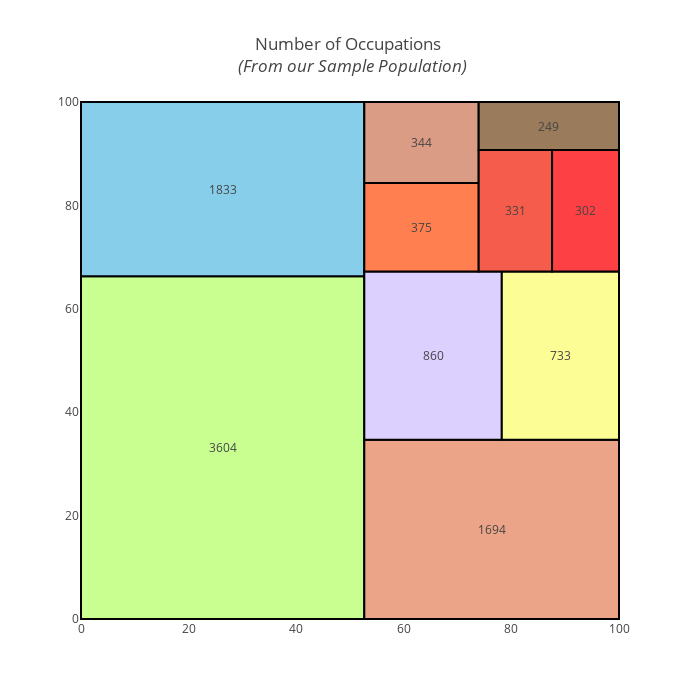

The notebook cell saved with this chart:
### Code cell
import squarify
df = df.drop(df.loc[df["balance"] == 0].index)


x = 0
y = 0
width = 100
height = 100

job_names = df['job'].value_counts().index
values = df['job'].value_counts().tolist()

normed = squarify.normalize_sizes(values, width, height)
rects = squarify.squarify(normed, x, y, width, height)

colors = ['rgb(200, 255, 144)','rgb(135, 206, 235)',
          'rgb(235, 164, 135)','rgb(220, 208, 255)',
          'rgb(253, 253, 150)','rgb(255, 127, 80)', 
         'rgb(218, 156, 133)', 'rgb(245, 92, 76)',
         'rgb(252,64,68)', 'rgb(154,123,91)']

shapes = []
annotations = []
counter = 0

for r in rects:
    shapes.append(
        dict(
            type = 'rect',
            x0 = r['x'],
            y0 = r['y'],
            x1 = r['x'] + r['dx'],
            y1 = r['y'] + r['dy'],
            line = dict(width=2),
            fillcolor = colors[counter]
        )
    )
    annotations.append(
        dict(
            x = r['x']+(r['dx']/2),
            y = r['y']+(r['dy']/2),
            text = values[counter],
            showarrow = False
        )
    )
    counter = counter + 1
    if counter >= len(colors):
        counter = 0
    
# For hover text
trace0 = go.Scatter(
    x = [ r['x']+(r['dx']/2) for r in rects],
    y = [ r['y']+(r['dy']/2) for r in rects],
    text = [ str(v) for v in job_names],
    mode='text',
)

layout = dict(
    title='Number of Occupations <br> <i>(From our Sample Population)</i>',
    height=700, 
    width=700,
    xaxis=dict(showgrid=False,zeroline=False),
    yaxis=dict(showgrid=False,zeroline=False),
    shapes=shapes,
    annotations=annotations,
    hovermode='closest'
)

# With hovertext
figure = dict(data=[trace0], layout=layout)

iplot(figure, filename='squarify-treemap')

### Figure 1 — Plotly figure (JSON) as saved in the notebook; plotly's stock layout.template omitted (floating-point values rounded to 4 significant figures)
{"data": [{"mode": "text", "text": ["management", "blue-collar", "technician", "services", "retired", "self-employed", "student", "unemployed", "entrepreneur", "housemaid"], "x": [26.33, 26.33, 76.33, 65.44, 89.11, 63.29, 63.29, 80.74, 93.78, 86.96], "y": [33.14, 83.14, 17.33, 50.95, 50.95, 75.79, 92.16, 79.0, 79.0, 95.38], "type": "scatter", "uid": "74a907ce-7729-466c-a9c0-fc441fc74a4d"}], "layout": {"annotations": [{"showarrow": false, "text": "3604", "x": 26.33, "y": 33.14}, {"showarrow": false, "text": "1833", "x": 26.33, "y": 83.14}, {"showarrow": false, "text": "1694", "x": 76.33, "y": 17.33}, {"showarrow": false, "text": "860", "x": 65.44, "y": 50.95}, {"showarrow": false, "text": "733", "x": 89.11, "y": 50.95}, {"showarrow": false, "text": "375", "x": 63.29, "y": 75.79}, {"showarrow": false, "text": "344", "x": 63.29, "y": 92.16}, {"showarrow": false, "text": "331", "x": 80.74, "y": 79.0}, {"showarrow": false, "text": "302", "x": 93.78, "y": 79.0}, {"showarrow": false, "text": "249", "x": 86.96, "y": 95.38}], "height": 700, "hovermode": "closest", "shapes": [{"fillcolor": "rgb(200, 255, 144)", "line": {"width": 2}, "type": "rect", "x0": 0, "x1": 52.66, "y0": 0, "y1": 66.29}, {"fillcolor": "rgb(135, 206, 235)", "line": {"width": 2}, "type": "rect", "x0": 0, "x1": 52.66, "y0": 66.29, "y1": 100}, {"fillcolor": "rgb(235, 164, 135)", "line": {"width": 2}, "type": "rect", "x0": 52.66, "x1": 100, "y0": 0, "y1": 34.66}, {"fillcolor": "rgb(220, 208, 255)", "line": {"width": 2}, "type": "rect", "x0": 52.66, "x1": 78.22, "y0": 34.66, "y1": 67.25}, {"fillcolor": "rgb(253, 253, 150)", "line": {"width": 2}, "type": "rect", "x0": 78.22, "x1": 100, "y0": 34.66, "y1": 67.25}, {"fillcolor": "rgb(255, 127, 80)", "line": {"width": 2}, "type": "rect", "x0": 52.66, "x1": 73.92, "y0": 67.25, "y1": 84.33}, {"fillcolor": "rgb(218, 156, 133)", "line": {"width": 2}, "type": "rect", "x0": 52.66, "x1": 73.92, "y0": 84.33, "y1": 100.0}, {"fillcolor": "rgb(245, 92, 76)", "line": {"width": 2}, "type": "rect", "x0": 73.92, "x1": 87.56, "y0": 67.25, "y1": 90.75}, {"fillcolor": "rgb(252,64,68)", "line": {"width": 2}, "type": "rect", "x0": 87.56, "x1": 100, "y0": 67.25, "y1": 90.75}, {"fillcolor": "rgb(154,123,91)", "line": {"width": 2}, "type": "rect", "x0": 73.92, "x1": 100.0, "y0": 90.75, "y1": 100}], "title": {"text": "Number of Occupations <br> <i>(From our Sample Population)</i>"}, "width": 700, "xaxis": {"showgrid": false, "zeroline": false, "type": "linear", "range": [-0.1859, 100.2], "autorange": true}, "yaxis": {"showgrid": false, "zeroline": false, "type": "linear", "range": [-0.1935, 100.4], "autorange": true}}}
